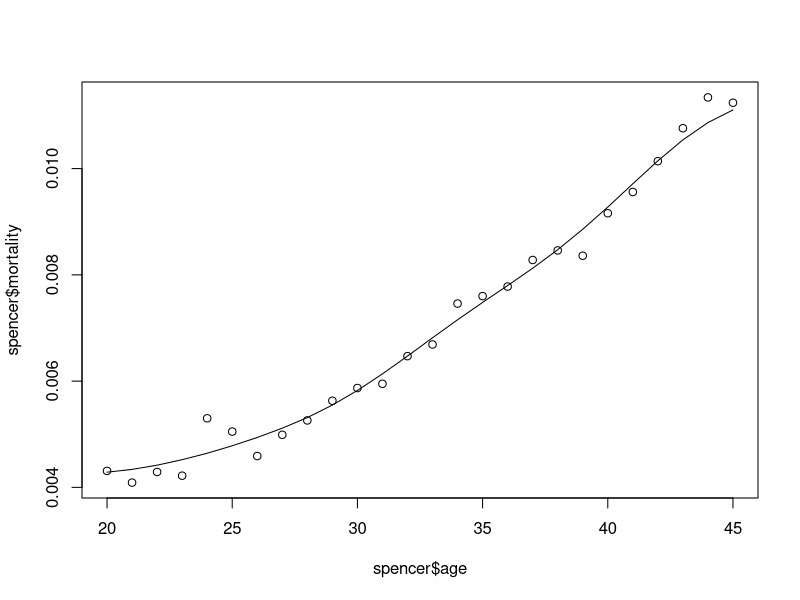

Here is the R script that generated this plot:
library(locfit)


### Name: spence.21
### Title: Spencer's 21 point graduation rule.
### Aliases: spence.21
### Keywords: smooth

### ** Examples

 data(spencer)
yy <- spence.21(spencer$mortality)
plot(spencer$age, spencer$mortality)
lines(spencer$age, yy)
